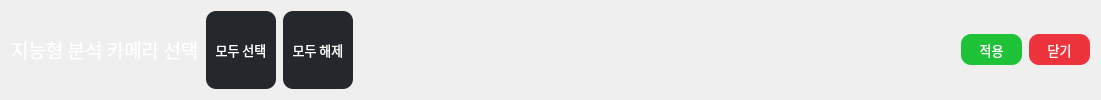
    <widget class="QWidget" name="widget" native="true">
     <layout class="QHBoxLayout" name="horizontalLayout">
      <property name="spacing">
       <number>7</number>
      </property>
      <item>
       <widget class="QLabel" name="ai_setting_info_label">
        <property name="sizePolicy">
         <sizepolicy hsizetype="Fixed" vsizetype="Fixed">
          <horstretch>0</horstretch>
          <verstretch>0</verstretch>
         </sizepolicy>
        </property>
        <property name="maximumSize">
         <size>
          <width>9999</width>
          <height>37</height>
         </size>
        </property>
        <property name="font">
         <font>
          <family>NanumBarunGothic</family>
          <pointsize>14</pointsize>
          <bold>false</bold>
         </font>
        </property>
        <property name="styleSheet">
         <string notr="true">color: rgb(255, 255, 255);</string>
        </property>
        <property name="text">
         <string>지능형 분석 카메라 선택</string>
        </property>
        <property name="indent">
         <number>0</number>
        </property>
        <property name="openExternalLinks">
         <bool>false</bool>
        </property>
       </widget>
      </item>
      <item>
       <widget class="QPushButton" name="all_select_bnt">
        <property name="sizePolicy">
         <sizepolicy hsizetype="Preferred" vsizetype="Preferred">
          <horstretch>0</horstretch>
          <verstretch>0</verstretch>
         </sizepolicy>
        </property>
        <property name="minimumSize">
         <size>
          <width>70</width>
          <height>25</height>
         </size>
        </property>
        <property name="maximumSize">
         <size>
          <width>70</width>
          <height>16777215</height>
         </size>
        </property>
        <property name="font">
         <font>
          <family>NanumBarunGothic</family>
          <pointsize>10</pointsize>
         </font>
        </property>
        <property name="cursor">
         <cursorShape>PointingHandCursor</cursorShape>
        </property>
        <property name="styleSheet">
         <string notr="true">background-color: rgb(36, 39, 44);
color: rgb(255, 255, 255);
border-radius: 10px;


</string>
        </property>
        <property name="text">
         <string>모두 선택</string>
        </property>
       </widget>
      </item>
      <item>
       <widget class="QPushButton" name="all_release_bnt">
        <property name="sizePolicy">
         <sizepolicy hsizetype="Preferred" vsizetype="Preferred">
          <horstretch>0</horstretch>
          <verstretch>0</verstretch>
         </sizepolicy>
        </property>
        <property name="minimumSize">
         <size>
          <width>70</width>
          <height>25</height>
         </size>
        </property>
        <property name="maximumSize">
         <size>
          <width>70</width>
          <height>16777215</height>
         </size>
        </property>
        <property name="font">
         <font>
          <family>NanumBarunGothic</family>
          <pointsize>10</pointsize>
         </font>
        </property>
        <property name="cursor">
         <cursorShape>PointingHandCursor</cursorShape>
        </property>
        <property name="styleSheet">
         <string notr="true">background-color: rgb(36, 39, 44);
color: rgb(255, 255, 255);
border-radius: 10px;


</string>
        </property>
        <property name="text">
         <string>모두 해제</string>
        </property>
       </widget>
      </item>
      <item>
       <spacer name="horizontalSpacer">
        <property name="orientation">
         <enum>Qt::Orientation::Horizontal</enum>
        </property>
        <property name="sizeHint" stdset="0">
         <size>
          <width>601</width>
          <height>20</height>
         </size>
        </property>
       </spacer>
      </item>
      <item>
       <widget class="QPushButton" name="camera_save_bnt">
        <property name="sizePolicy">
         <sizepolicy hsizetype="Preferred" vsizetype="Preferred">
          <horstretch>0</horstretch>
          <verstretch>0</verstretch>
         </sizepolicy>
        </property>
        <property name="minimumSize">
         <size>
          <width>61</width>
          <height>31</height>
         </size>
        </property>
        <property name="maximumSize">
         <size>
          <width>61</width>
          <height>31</height>
         </size>
        </property>
        <property name="font">
         <font>
          <family>Sans Serif</family>
          <pointsize>10</pointsize>
         </font>
        </property>
        <property name="cursor">
         <cursorShape>PointingHandCursor</cursorShape>
        </property>
        <property name="styleSheet">
         <string notr="true">background-color: rgb(30, 195, 55);
color: rgb(255, 255, 255);
border-radius: 10px;

</string>
        </property>
        <property name="text">
         <string>적용</string>
        </property>
       </widget>
      </item>
      <item>
       <widget class="QPushButton" name="close_bnt">
        <property name="minimumSize">
         <size>
          <width>61</width>
          <height>31</height>
         </size>
        </property>
        <property name="maximumSize">
         <size>
          <width>61</width>
          <height>31</height>
         </size>
        </property>
        <property name="font">
         <font>
          <family>Sans Serif</family>
          <pointsize>10</pointsize>
         </font>
        </property>
        <property name="cursor">
         <cursorShape>PointingHandCursor</cursorShape>
        </property>
        <property name="styleSheet">
         <string notr="true">background-color: rgb(237, 51, 59);
color: rgb(255, 255, 255);
border-radius: 10px;

</string>
        </property>
        <property name="text">
         <string>닫기</string>
        </property>
       </widget>
      </item>
     </layout>
    </widget>
